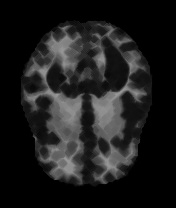
#> input picture extra_files/other.jpg, 176 x 208 px, found by its file name
$ python make_it_better.py
#> lines starting #> are read from the running program, lines starting #| are printed output that depends on the picture
from PIL import Image
import math

pictochange="other.jpg"
a=Image.open(pictochange)
#> a is the input picture: PIL image 176x208 RGB; min 0, max 155, mean 28.8
# a=Image.open('profile_pic3.jpg')

for t in range(1):
    im = Image.open(pictochange).convert('RGB')
    # dm=[]
    dm=im.size
#> dm = (176, 208)
    length=dm[0]
#> length = 176
    width=dm[1]
#> width = 208

    nim=Image.new('RGB',(length,width))
#> nim: PIL image 176x208 RGB; every value is 0


    for i in range(length):
        for j in range(width):
            # print("("+str(i),end=' ')
            # print(str(j)+")",end=' ')
            tmpd=[255,255,255,255]
            tmpu=[255,255,255,255]
            tmpl=[255,255,255,255]
            tmpr=[255,255,255,255]
            count=0
            if(i-1>=0):
                tmpd=im.getpixel((i-1,j))
                count=count+1

            if(i+1<length):
                tmpu=im.getpixel((i+1,j))
                count=count+1

            if(j-1>=0):
                tmpl=im.getpixel((i,j-1))
                count=count+1

            if(j+1<width):
                tmpr=im.getpixel((i,j+1))
                count=count+1

            # print("this is tmpd"+str(tmpd[0]))
            # red=(tmpd[0]/count)+(tmpu[0]/count)+(tmpl[0]/count)+(tmpr[0]/count)
            red=min(tmpd[0],tmpu[0],tmpl[0],tmpr[0])
            # red=int(math.floor(red))
            # green=(tmpd[1]/count)+(tmpu[1]/count)+(tmpl[1]/count)+(tmpr[1]/count)
            # green=int(math.floor(green))
            green=min(tmpd[1],tmpu[1],tmpl[1],tmpr[1])

            # blue=(tmpd[2]/count)+(tmpu[2]/count)+(tmpl[2]/count)+(tmpr[2]/count)
            # blue=int(math.floor(blue))
            blue=min(tmpd[2],tmpu[2],tmpl[2],tmpr[2])

            nim.putpixel((i,j),(red,green,blue,255))
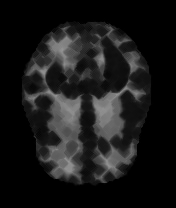
#> nim: PIL image 176x208 RGB; min 0, max 149, mean 24.6

    nim.save("final1.png")

    for i in range(length):
        for j in range(width):
            tmp=nim.getpixel((i,j))
            im.putpixel((i,j),tmp)

    # [7 lines of commented-out code are left out]

    im.save(pictochange,quality=95, optimize=True)
